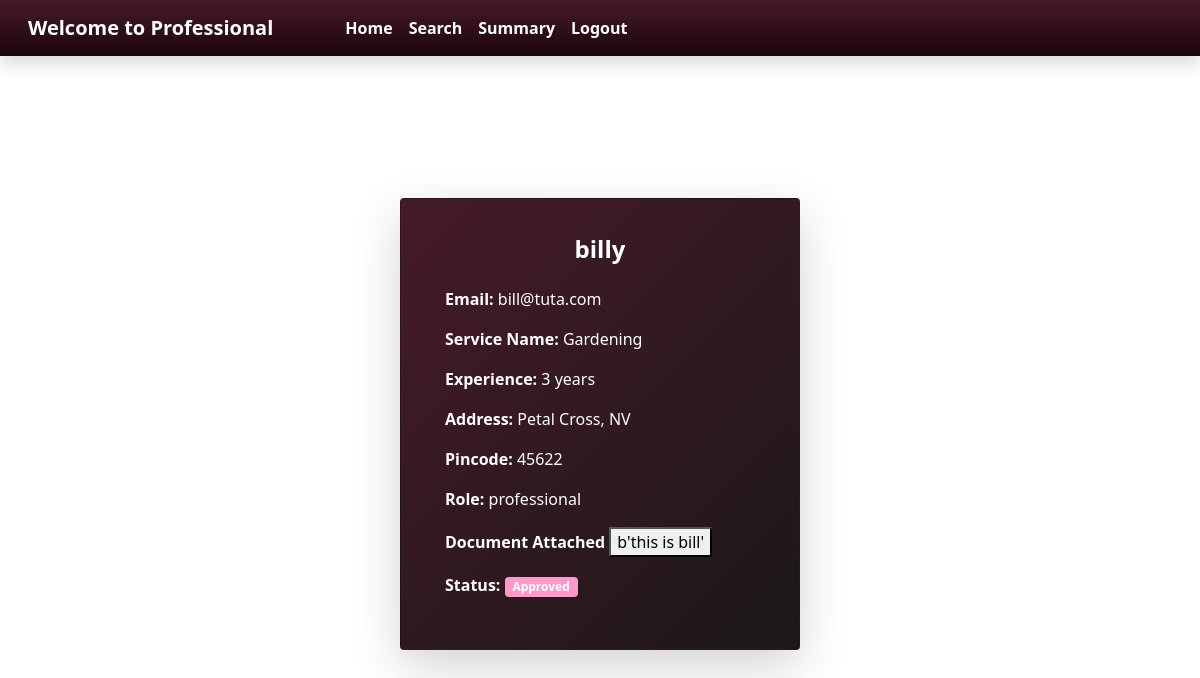
The app's page /user/professional_view_profile/1 with its own data.
### model.py (models this page shows)
class Professional(db.Model):
    professional_id = db.Column(db.Integer, primary_key=True)
    email = db.Column(db.String(255), unique=True, nullable=False)
    password = db.Column(db.String(255), nullable=False)
    full_name = db.Column(db.String(255), nullable=False)
    service_name = db.Column(db.String(255), nullable=False)
    experience = db.Column(db.Integer, nullable=False)
    document = db.Column(db.LargeBinary)  # To store PDF as binary data
    address = db.Column(db.Text, nullable=False)
    pincode = db.Column(db.String(10), nullable=False)
    role = db.Column(Enum('professional', name='role'), default='professional')
    status = db.Column(db.String(10), nullable=True)  # Status of the professional

### app.py (the view)
@app.route('/user/professional_view_profile/<int:professional_id>', methods=['GET'])
def professional_view_profile(professional_id):
    prof = Professional.query.get_or_404(professional_id)
    return render_template('user/professional_view_profile.html', professional=prof)

### templates/user/professional_view_profile.html (shortened to what this page needs)
{% extends "user/professional_layout.html" %}
{% block content %}
<div class="container mt-5 d-flex justify-content-center align-items-center" style="min-height: 80vh;">
    <div class="card shadow-lg rounded"
        style="background: linear-gradient(135deg, #461a29, #1b1819); width: 100%; max-width: 400px; padding: 20px;">
        <div class="card-body text-white d-flex flex-column align-items-center">
            <h4 class="card-title text-center mb-4" style="font-weight: bold;">{{ professional.full_name }}</h4>
            <div class="profile-details w-100">
                <p><strong>Email:</strong> {{ professional.email }}</p>
                <p><strong>Service Name:</strong> {{ professional.service_name }}</p>
                <p><strong>Experience:</strong> {{ professional.experience }} years
                </p>
                <p><strong>Address:</strong> {{ professional.address }}</p>
                <p><strong>Pincode:</strong> {{ professional.pincode }}</p>
                <p><strong>Role:</strong> {{ professional.role }}</p>
                <p><strong>Document Attached</strong> <button> {{ professional.document }}</button></p>
                {% if professional.status %}
                <p><strong>Status:</strong> <span class="badge"
                        style="background-color: #ff99cc;">{{ professional.status }}</span></p>
                {% else %}
                <p><i class="fas fa-times-circle me-2"></i><strong>Status:</strong> <span>
                        class="badge bg-secondary">N/A</span></p>
                {% endif %}
            </div>
        </div>
    </div>
</div>
{% endblock %}

### records on screen
Professional: full_name "billy", email "bill@tuta.com", service_name "Gardening", experience "3", address "Petal Cross, NV", pincode "45622", role "professional", document "b'this is bill'", status "Approved"
